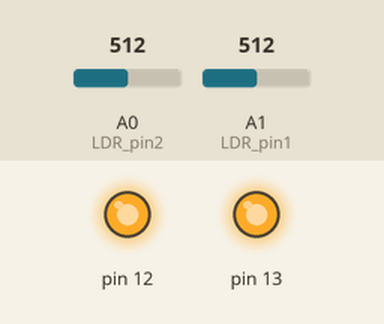
Simulated run of this sketch. Board: Arduino Uno, built with avr-gcc and run on an emulated ATmega328P. Shown: output pins drawn as LEDs (lit = HIGH). The inputs (shaded band) are chosen by the test bench; at power-on: A1 (LDR_pin1) = 512, A0 (LDR_pin2) = 512. What the sketch prints to the serial monitor is not drawn.

Above: at 1.2 s.
1.3 s: A1 (LDR_pin1) set to 43
4.3 s: A1 (LDR_pin1) set to 36
Timing chart, 0 to 7.3 s (numbered marks = the images above; inputs shaded):
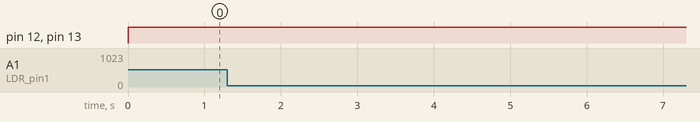

Measured:
- after the input at 1.3 s, every drawn part: stays the same
- after the input at 4.3 s, every drawn part: stays the same

The sketch:

Sens_tester.ino
```cpp
int LDR_pin1 = A1;  // Leeremos el pin 0
int LDR_val1 = 0;
int LDR_pin2 = A0;
int LDR_val2 = 0;
float DIFF;
float vel;
float vel2;
unsigned long tiempo1 = 0;
unsigned long tiempo2 = 0;
unsigned long TiempoTotal = 0;
String T1="Obstaculo detectado en sensor 1 en t= ";
String T2="Obstaculo detectado en sensor 2 en t= ";
String TT="Tiempo total empleado T= ";
float speedConst = 54;
float speedConst2 = 3.6;

void setup(){
pinMode(13, OUTPUT);
pinMode(12, OUTPUT);
Serial.begin(9600);

Serial.println("*** Sensores listos: Leyendo... ***");
}

void loop(){
LDR_val1 = analogRead(LDR_pin1);
LDR_val2 = analogRead(LDR_pin2);
digitalWrite(12, HIGH);
digitalWrite(13, HIGH);


  if (LDR_val1 >= 40) {
    tiempo1=millis();
    delay(10);
  }
    while(tiempo2<tiempo1){
      LDR_val2 = analogRead(LDR_pin2);
      if (LDR_val2 >= 40) {
        tiempo2=millis();

        delay(5);
      }
      delay(5);
    }

DIFF= tiempo2 - tiempo1;
vel = speedConst / DIFF;
vel2 = vel/speedConst2;
Serial.println(TT);
Serial.println(DIFF);
Serial.print("Vel km/h = ");
Serial.println(vel);
Serial.print("Vel m/s = ");
Serial.println(vel2);
}
```
